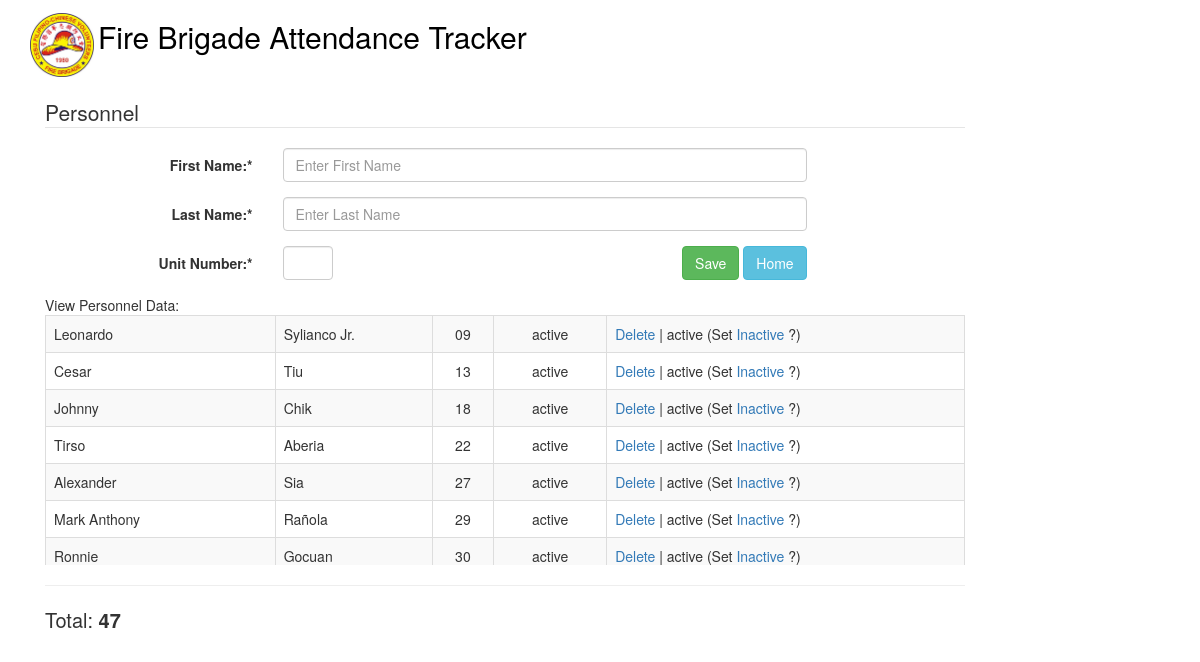
The app's page /index.php/personnel with its own data.
### tables this page shows
CREATE TABLE IF NOT EXISTS `personnel` (
  `id` int(11) NOT NULL AUTO_INCREMENT,
  `first_name` varchar(100) NOT NULL,
  `last_name` varchar(100) NOT NULL,
  `unit` varchar(10) NOT NULL,
  `status` varchar(10) NOT NULL,
  PRIMARY KEY (`id`),
  KEY `index_unit` (`unit`),
  KEY `unit` (`unit`),
  KEY `unit_2` (`unit`)
);

### application/controllers/Personnel.php (called while the page is built, shortened)
<?php
class Personnel extends CI_Controller {
    function __construct() {
        $this->load->helper('form');
        $this->load->helper('url');
        $this->load->model('personnel_model');
        $this->load->library('form_validation');
    }
    public function index()
    {
        $data['alert_type'] =  "success";
        $data['information'] = $this->personnel_model->get_user_list();
        $this->load->view('personnel', $data);
    }
}

### index.php (called while the page is built, shortened)
<?php
require_once BASEPATH.'core/CodeIgniter.php';

### application/models/personnel_model.php (called while the page is built, shortened)
<?php
class Personnel_model extends CI_Model {
    private $personnel = 'personnel';
    function get_user_list()
    {
        $query = $this->db->query("SELECT * FROM ".$this->personnel." order by unit");
        return $query->result();
    }
}

### application/views/personnel.php (the view, shortened to what this page needs)
?><!DOCTYPE html>
<html lang="en">
<head>
    <link href="<?= base_url();?>bootstrap/css/bootstrap.css" rel="stylesheet">
</head>
<body>
<div class="container">
    <?php include 'base.inc'; ?>
    <div>&nbsp;</div>
    <div class="col-lg-10">
        <fieldset>
            <legend>Personnel</legend>
            <form class="form-horizontal" role="form" action='<?= base_url();?>index.php/personnel/index' method="post">
                <div class="form-group">
                    <label for="firstName" class="col-lg-3 control-label">First Name:*</label>
                    <div class="col-lg-7">
                        <input type="text" class="form-control" name="first_name" id="first_name" placeholder="Enter First Name" autofocus>
                    </div>
                </div>
                <div class="form-group">
                    <label for="firstName" class="col-lg-3 control-label">Last Name:*</label>
                    <div class="col-lg-7">
                        <input type="text" class="form-control" name="last_name" id="last_name" placeholder="Enter Last Name">
                    </div>
                </div>
                <div class="form-group">
                    <label for="firstName" class="col-lg-3 control-label">Unit Number:*</label>
                    <div class="col-lg-4">
                        <input style="width:50px;" type="text" class="form-control" name="unit_number" id="unit_number" maxlength="3">
                    </div>
                    <div class="col-lg-3" style="text-align: right;">
                        <button type="submit" class="btn btn-success" >Save</button>
                        <a href="<?= base_url();?>index.php/main" class="btn btn-info">Home</a>
                    </div>
                </div>
            </form>
            View Personnel Data:
            <div style="overflow-y: scroll; height: 250px;">
                <table class="table table-striped table-bordered table-hover" id="dataTables-example">
                    <tbody>
                        <?php if (isset($information)) {  $total = 0;?>
                            <?php foreach ($information as $key => $value) { $total += 1;?>
                            <tr <?php if ($value->status == 'inactive') { ?>style="background-color:#ed7669;"<?php }?>>
                                <td><?php echo $value->first_name; ?></td>
                                <td><?php echo $value->last_name; ?></td>
                                <td style="text-align: center;"><?php echo $value->unit; ?></td>
                                <td style="text-align: center;"><?php echo $value->status; ?></td>
                                <td>
                                    <a href="<?= base_url();?>index.php/personnel/delete/<?php echo $value->id; ?>" onclick="return beforeDelete();">Delete</a> |
                                    <?php echo $value->status; ?> (Set
                                    <?php if ($value->status == 'inactive') { ?>
                                        <a href="<?= base_url();?>index.php/personnel/status/<?php echo $value->id; ?>/active" onclick="return beforeStatus('Active');">Active</a>
                                    <?php } else { ?>
                                        <a href="<?= base_url();?>index.php/personnel/status/<?php echo $value->id; ?>/inactive" onclick="return beforeStatus('Inactive');">Inactive</a>
                                    <?php } ?>?)
                                </td>
                            </tr>
                            <?php } ?>
                        <?php }?>
                    </tbody>
                </table>
            </div>
            <hr>
            <div style="font-size: 20px;margin-top:0px;">Total: <strong><?=$total;?></strong></div>
        </fieldset>
    </div>
</div>
</body>
</html>

### records on screen
personnel: first_name "Leonardo", last_name "Sylianco Jr.", unit "09", status "active"
personnel: first_name "Cesar", last_name "Tiu", unit "13", status "active"
personnel: first_name "Johnny", last_name "Chik", unit "18", status "active"
personnel: first_name "Tirso", last_name "Aberia", unit "22", status "active"
personnel: first_name "Alexander", last_name "Sia", unit "27", status "active"
personnel: first_name "Mark Anthony", last_name "Rañola", unit "29", status "active"
personnel: first_name "Ronnie", last_name "Gocuan", unit "30", status "active"

### other values on screen
$total "47"
